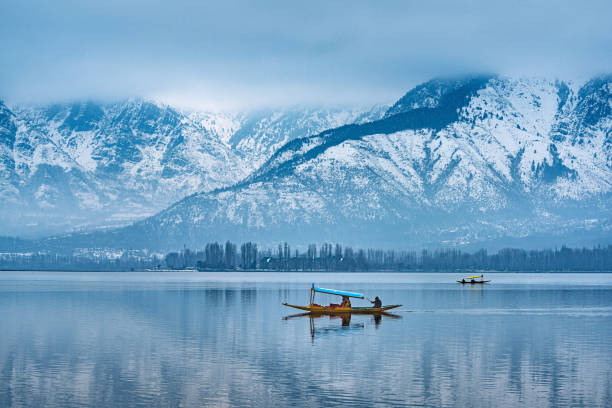
#> input picture ganderbal3.jpg, 612 x 408 px
$ jupyter execute Ashfaq_LExercise2.ipynb
#> lines starting #> are read from the running program, lines starting #| are printed output that depends on the picture
[cell 1]
import cv2
import numpy as np

# Load two sample images
image1 = cv2.imread("ganderbal3.jpg")
#> image1 is the input picture: shape (408, 612, 3); mean B, G, R 194.8, 162, 117.7
image2 = cv2.imread("ganderbal2.jpg")
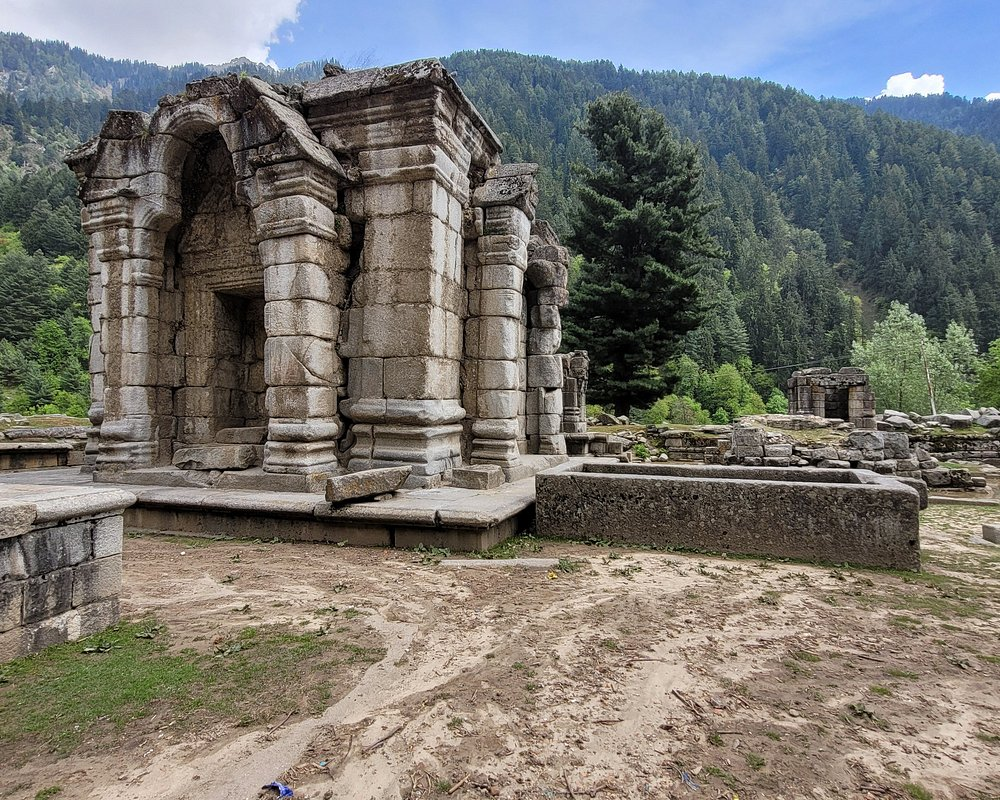
#> input picture ganderbal2.jpg, 1000 x 800 px
#> image2 is the input picture: shape (800, 1000, 3); mean B, G, R 110.8, 116.4, 118.4

# Check whether images are loaded successfully
if image1 is None or image2 is None:
    print("Error: Unable to load one or both images.")
else:
    # Get dimensions of both images
    height1, width1 = image1.shape[:2]
#> height1 = 408; width1 = 612
    height2, width2 = image2.shape[:2]
#> height2 = 800; width2 = 1000

    print("Image 1 Dimensions:", width1, "x", height1)
#| Image 1 Dimensions: 612 x 408
    print("Image 2 Dimensions:", width2, "x", height2)
#| Image 2 Dimensions: 1000 x 800

    # Resize image2 if dimensions do not match
    if image1.shape[:2] != image2.shape[:2]:
        image2 = cv2.resize(image2, (width1, height1))
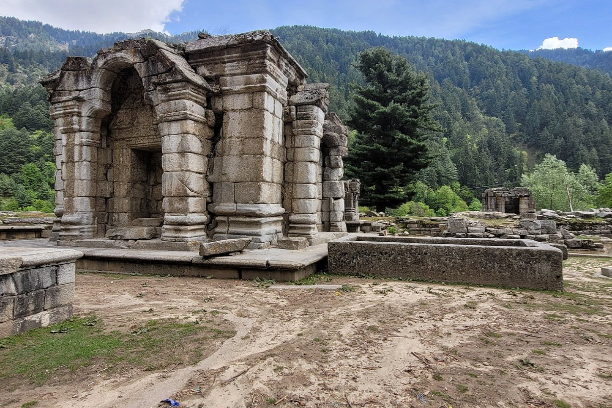
#> image2: shape (408, 612, 3); mean B, G, R 110.7, 116.3, 118.2
        print("Image 2 resized successfully.")

    # Display both images
    cv2.imshow("Image 1", image1)
    cv2.imshow("Image 2", image2)

     # Perform weighted image blending
    # alpha = 0.6, beta = 0.4, gamma = 0
    blended_image = cv2.addWeighted(
        image1, 0.6,
        image2, 0.4,
        0
    )
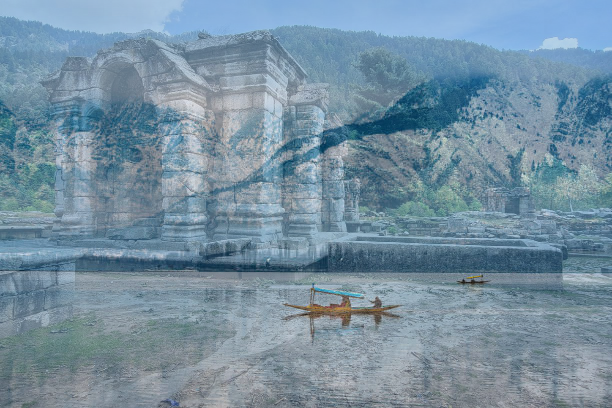
#> blended_image: shape (408, 612, 3); mean B, G, R 161.2, 143.7, 117.9

    # Display the blended image
    cv2.imshow("Blended Composite Image", blended_image)

    # Save the output image
    cv2.imwrite("blended_image.jpg", blended_image)


     # Combine images horizontally for verification
    combined = np.hstack((image1, image2, blended_image))
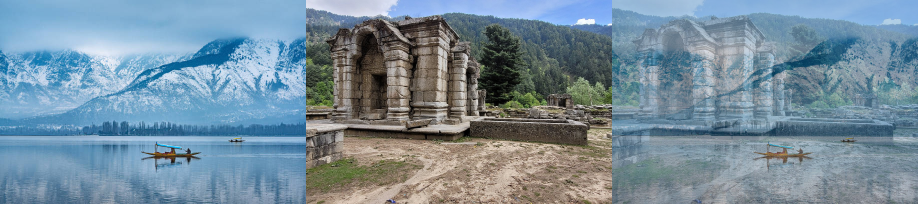
#> combined: shape (408, 1836, 3) (shown at 1/2 size); mean B, G, R 155.5, 140.6, 118

    # Display all three images
    cv2.imshow("Original 1 | Original 2 | Blended Output", combined)

    # Save comparison image
    cv2.imwrite("image_comparison.jpg", combined)


    cv2.waitKey(0)
    cv2.destroyAllWindows()


    print("Blended image generated and saved successfully.")


 #   Explanation
#1. cv2.imread() loads the two image files.
#2. image.shape[:2] retrieves image height and width.
#3. cv2.resize() adjusts the second image to match the first image's dimensions.
#4. cv2.imshow() displays both images.
#5. cv2.waitKey(0) waits for a key press.
#6. cv2.destroyAllWindows() closes all display windows.
